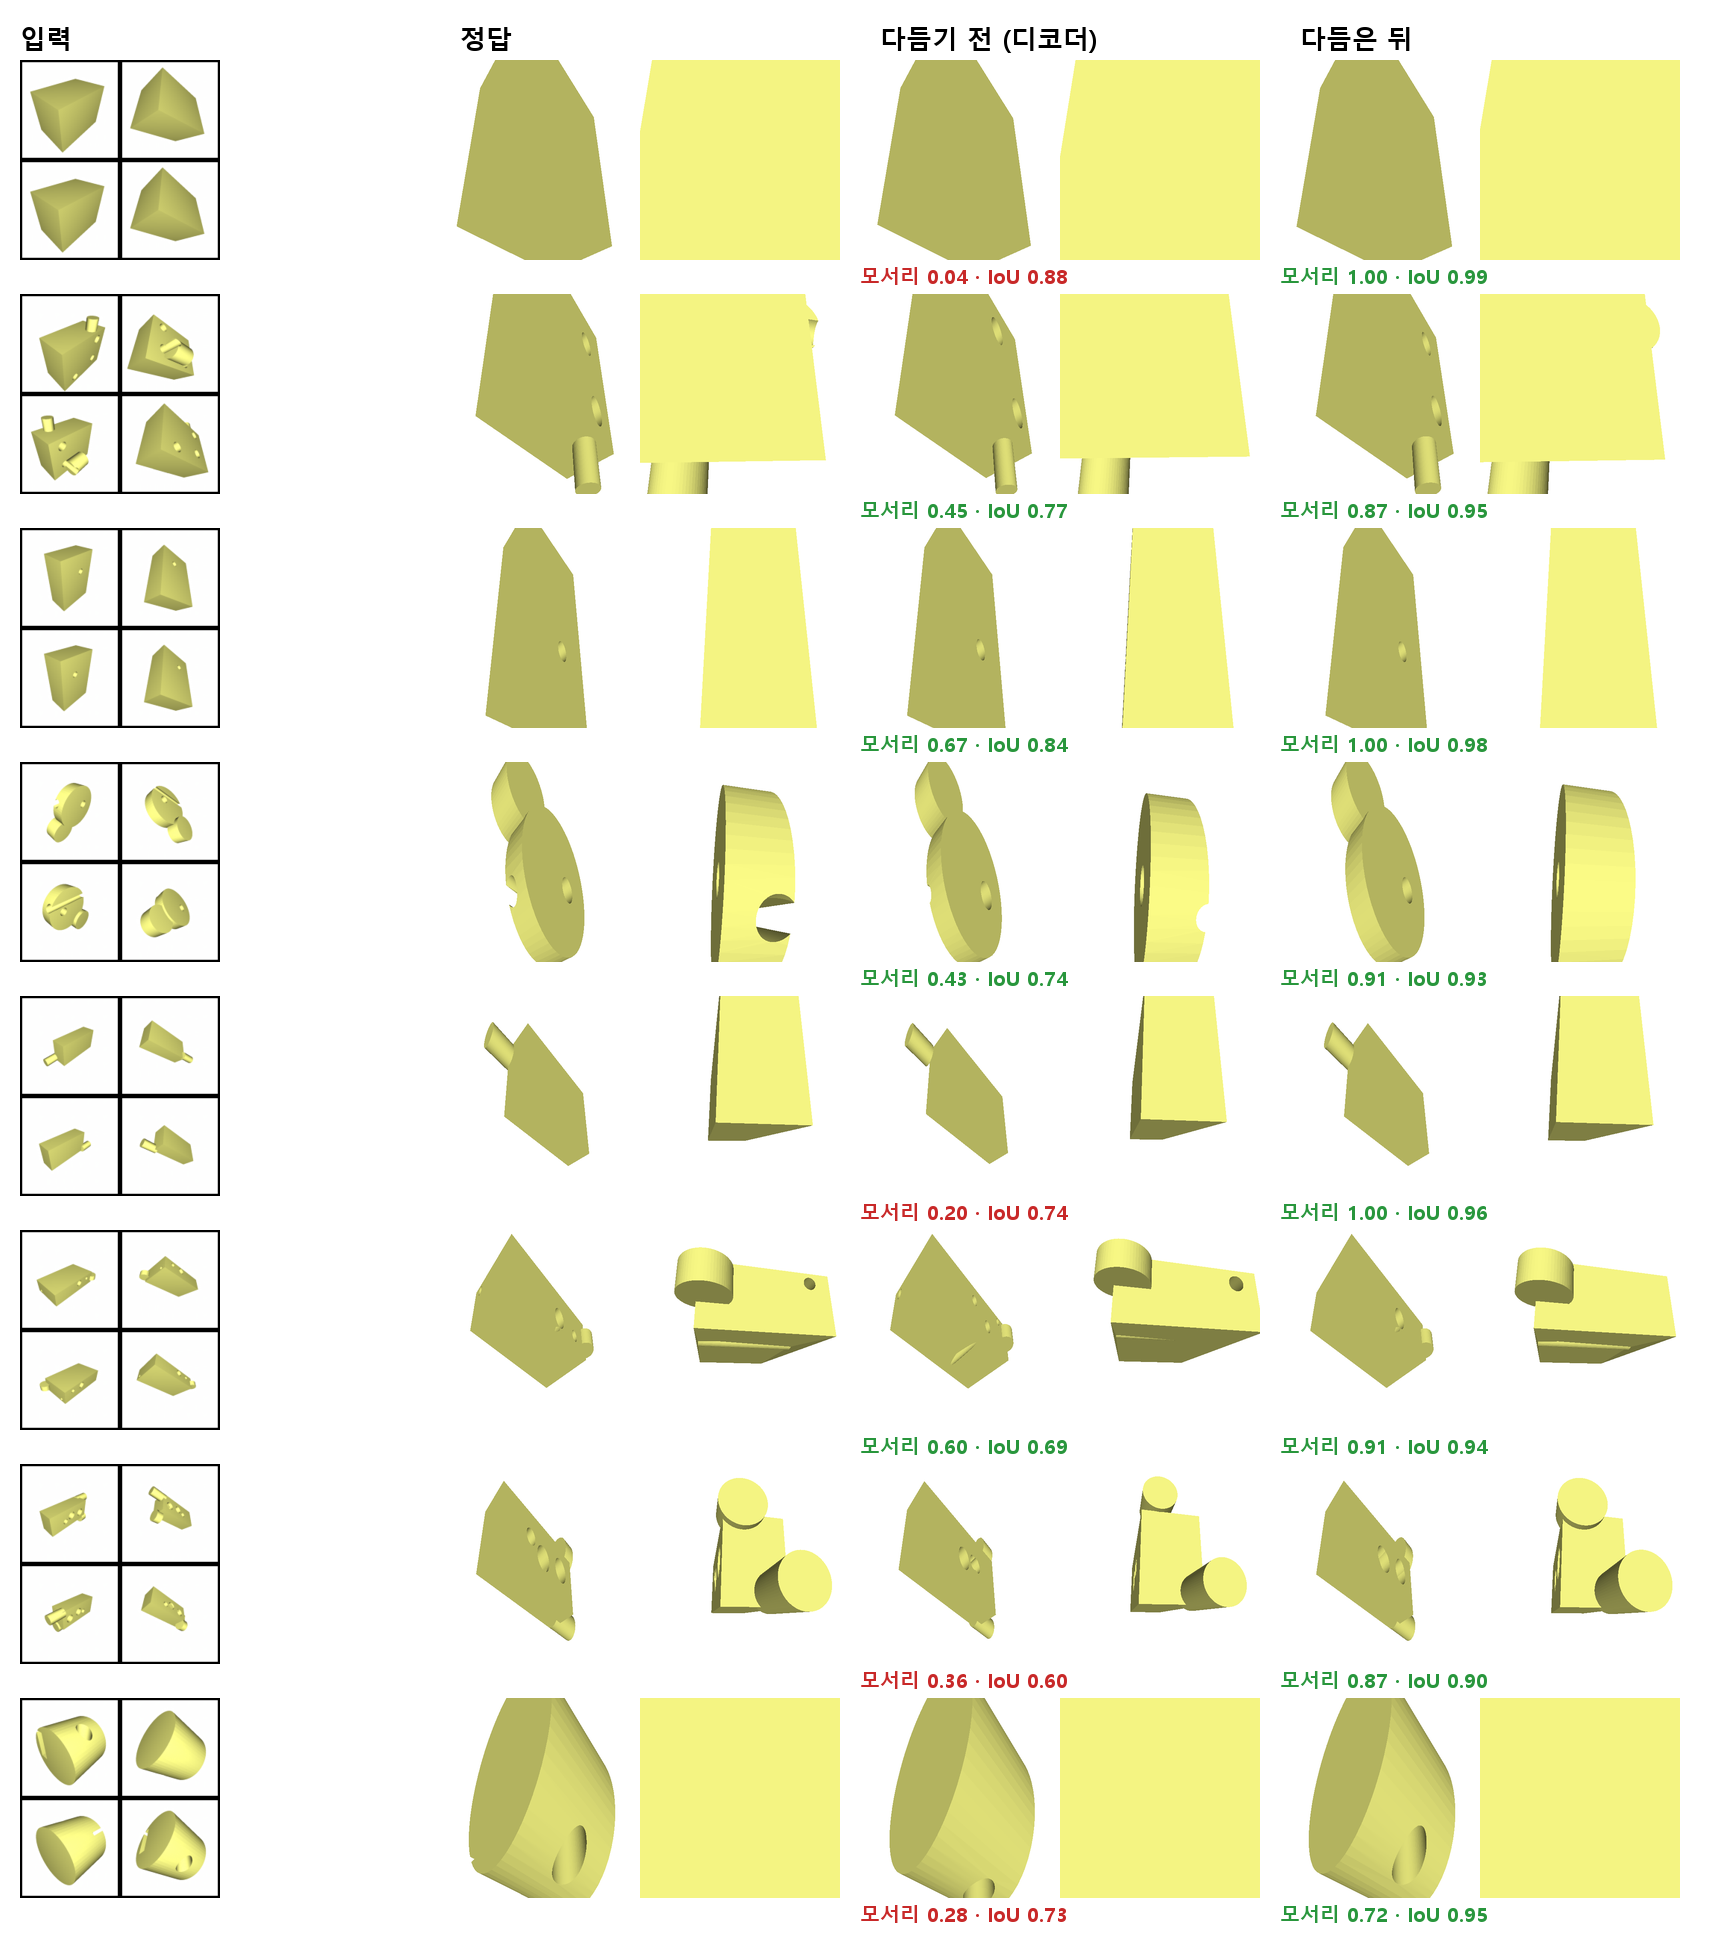

Write the Python code that produced this figure.
# -*- coding: utf-8 -*-
"""조각3 샘플 — 시험 부품마다: 입력 그림 · 정답 · 다듬기 전(조각2 디코더) · 다듬은 뒤 (같은 두 방향 렌더 · 점수)"""
import os, sys, json, numpy as np, trimesh
H = os.path.dirname(os.path.abspath(__file__)); R = os.path.dirname(H); sys.path[:0] = [os.path.join(R, "조각0"), os.path.join(os.path.dirname(R), "s0")]
from 평가 import 메시
from render import render
from PIL import Image, ImageDraw, ImageFont
F = lambda n: ImageFont.truetype("C:/Windows/Fonts/malgunbd.ttf", n)
E2, E3 = [json.load(open(os.path.join(R, d, "평가.json"), encoding="utf-8")) for d in ("조각2", "조각3")]
ids = [int(a) for a in sys.argv[1:]] or [0, 1, 4, 5, 37, 120, 200, 333]; C = 200
cols = ["입력", "정답", "다듬기 전 (디코더)", "다듬은 뒤"]
im = Image.new("RGB", (C * 2 + C * 6 + 120, 70 + len(ids) * (C + 34)), "white"); d = ImageDraw.Draw(im)
for k, t in enumerate(cols): d.text((20 + (0 if k == 0 else C * 2 + 40 + (k - 1) * (C * 2 + 20)), 20), t, font=F(26), fill="black")
for r, i in enumerate(ids):
    y = 60 + r * (C + 34); im.paste(Image.open(os.path.join(R, "조각0", "합성", "%04d.png" % (3600 + i))).resize((C, C)), (20, y))
    Q = json.load(open(os.path.join(R, "조각0", "정답", "%04d.json" % (3600 + i)), encoding="utf-8"))
    for k, (P, e) in enumerate(((Q, None), (E2["예측"][i], E2["디코더"][i]), (E3["예측"][i], E3["디코더"][i]))):
        x0 = C * 2 + 40 + k * (C * 2 + 20)
        try:
            m = 메시(P); m.apply_translation(-m.bounds.mean(0)); m.apply_scale(1 / max(m.extents)); m.apply_translation([.5] * 3)
            for j, f in enumerate(([1, 1, 1], [-1, 0.3, 0.2])): im.paste(render(np.asarray(m.vertices), np.asarray(m.faces), f, img_size=C), (x0 + j * C, y))
        except Exception as ex: d.text((x0, y + 80), "못 지음", font=F(22), fill="red")
        if e: d.text((x0, y + C + 2), "모서리 %.2f · IoU %.2f" % (e["edge_f1"], e["iou"]), font=F(20), fill=(40, 150, 60) if e["edge_f1"] >= .42 else (200, 40, 40))
im.save(os.path.join(H, "샘플.png")); print("ok")
